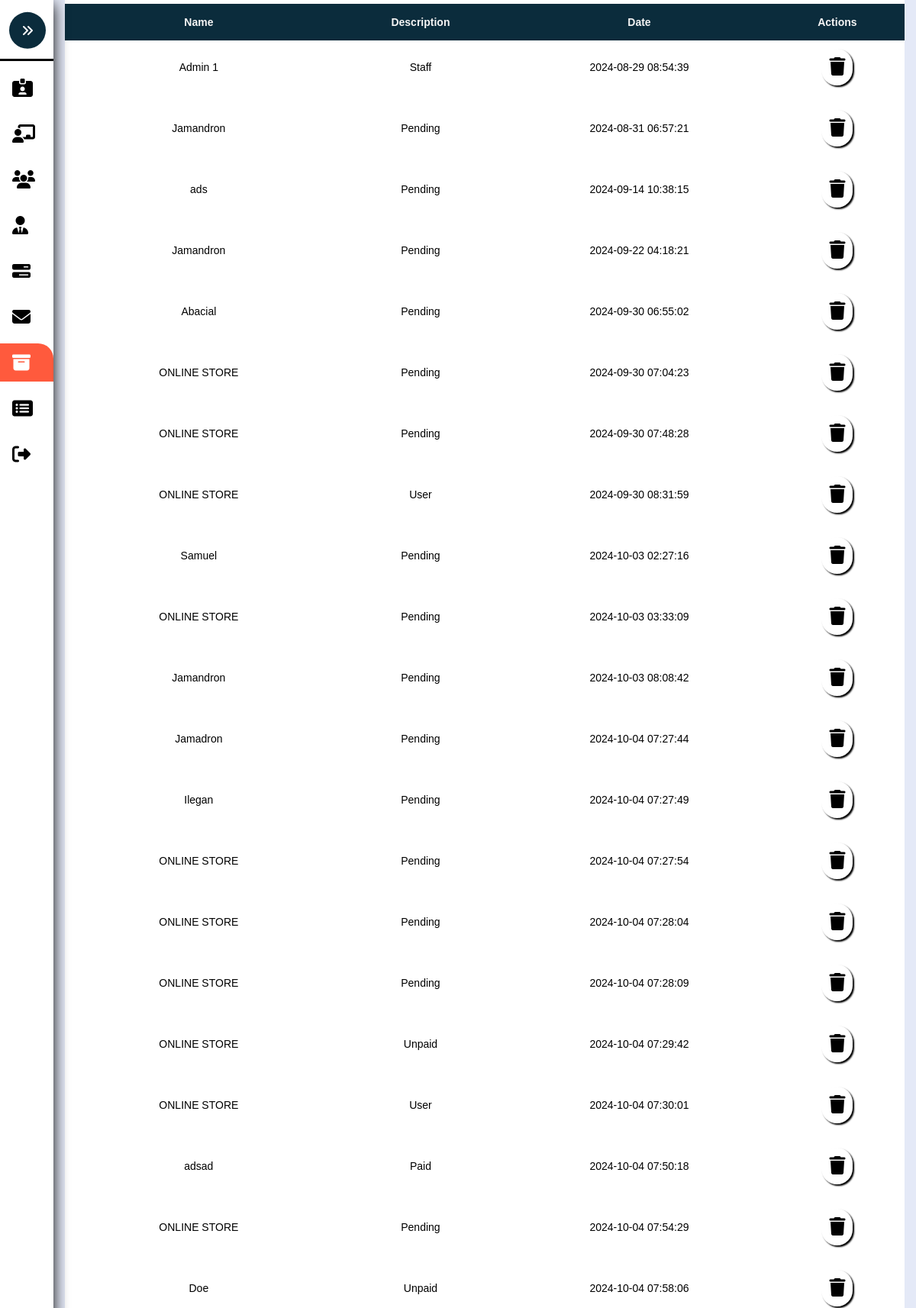
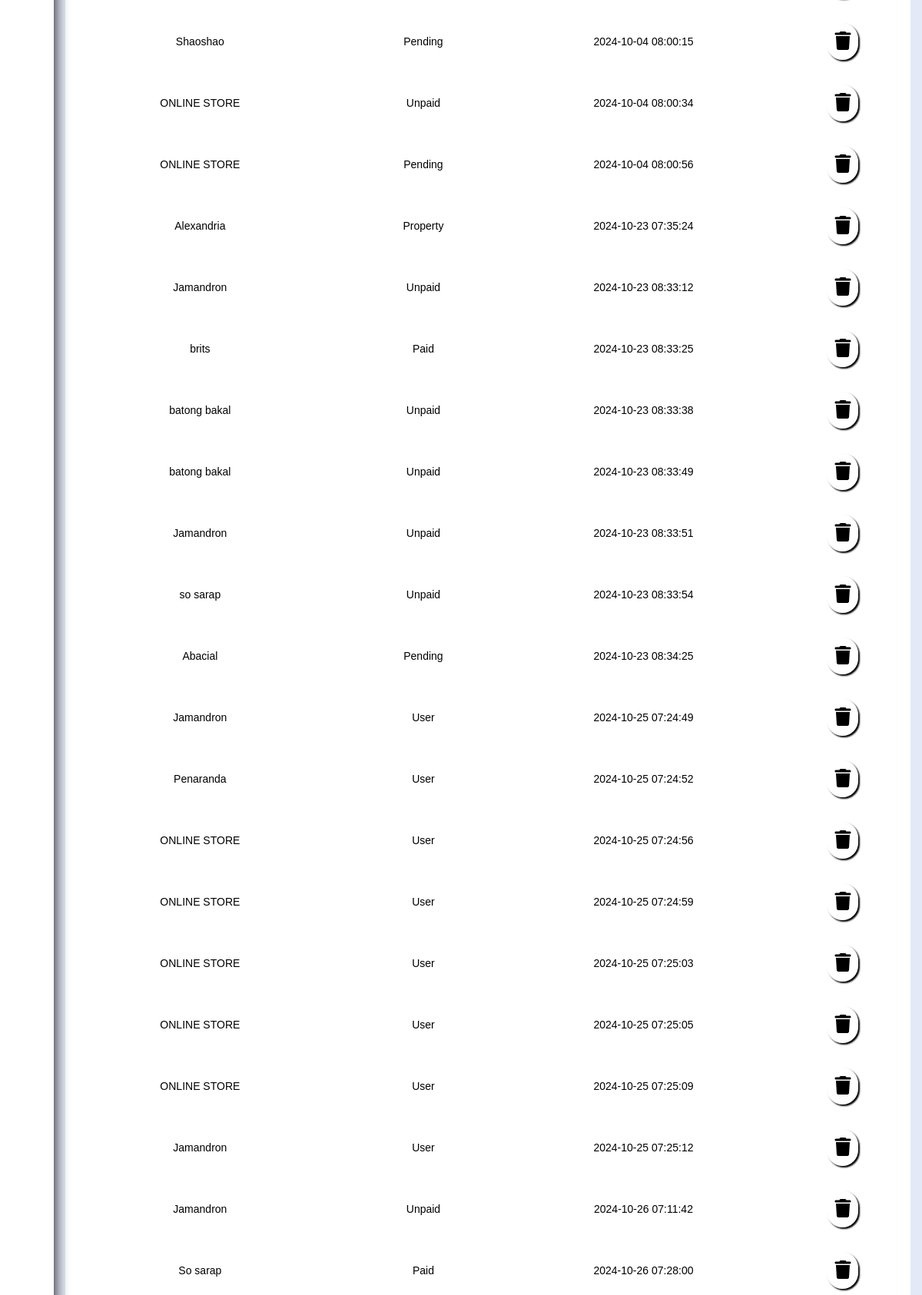
/Admin-Archieve.php (upper part), run on the app's committed database (2 pictures, top to bottom).
### tables this page shows
CREATE TABLE `archive` (
  `ArchiveID` int(8) NOT NULL,
  `Name` varchar(255) NOT NULL,
  `Description` varchar(255) NOT NULL,
  `Date` timestamp NOT NULL DEFAULT current_timestamp(),
  `UserID` int(8) NOT NULL,
  `ManagementID` int(8) NOT NULL,
  `PropertyID` int(8) NOT NULL
);

### Admin-Archieve.php (the view, shortened to what this page needs)
<?php
	include './Assets/Php/Connection.php';
?>
<!DOCTYPE html>
<html>
<head>
	<link rel="stylesheet" type="text/css" href="./Assets/Css/Admin.css?v=<?php echo time(); ?>">
</head>
<body>
	<nav class="sidebar close" id="sidebar">
		<header>
			<figure class="image-container">
			</figure>
			<button class="toggle">
				<i class="fa-solid fa-angles-right"></i>
			</button>
		</header>
		<div class="menu-bar">
			<div class="menu">
				<ul class="menu-links">
					<li class="nav-link">
						<a href="./Admin-Account.php" >
							<i class="fa-solid fa-id-card-clip"></i>
						</a>
					</li>
					<li class="nav-link">
						<a href="./Admin-Pending.php">
							<i class="fa-solid fa-chalkboard-user"></i>
						</a>
					</li>
					<li class="nav-link">
						<a href="./Admin-Users.php" class="dashboard-list-item " >
							<i class="fa-solid fa-users"></i>
						</a>
					</li>
					<li class="nav-link">
						<a href="./Admin-Management.php" class="dashboard-list-item ">
							<i class="fa-solid fa-user-tie"></i>
						</a>
					</li>
					<li class="nav-link">
						<a href="./Admin-Properties.php" class="dashboard-list-item ">
							<i class="fa-solid fa-bars-progress"></i>
						</a>
					</li>
					<li class="nav-link">
						<a href="Admin-Message.php" class="dashboard-list-item">
							<i class="fa-solid fa-envelope"></i>
						</a>
					</li>
					<li class="nav-link">
						<a href="./Admin-Archieve.php" class="dashboard-list-item active">
							<i class="fa-solid fa-box-archive"></i>
						</a>
					</li>
					<li class="nav-link">
						<a href="Admin-SoldProperties.php" class="dashboard-list-item">
							<i class="fa-solid fa-rectangle-list"></i>
						</a>
					</li>
					<li class="nav-link">
						<a href="./Assets/Php/Logout.php" class="dashboard-list-item">
							<i class="fa-solid fa-right-from-bracket"></i>
						</a>
					</li>
				</ul>
			</div>
		</div>
	</nav>
	<main class="main">
		<section class="Table-section" id="Table-Section">
			<div class="container">
				<table class="table" id="table">
					<tr>
						<th>Name</th>
						<th>Description</th>
						<th>Date</th>
						<th class="action-center">Actions</th>
					</tr>
				<?php
						if (isset($_POST['Sort-btn'])) {
							$Sortlist = $_POST['Sort-Option'];
							if($Sortlist == "Admin"){
								$sql = "SELECT * FROM archive WHERE Description = 'Admin' ";
							}elseif($Sortlist == "User"){
								$sql = "SELECT * FROM archive WHERE Description = 'User' ";
							}elseif($Sortlist == "Pending"){
								$sql = "SELECT * FROM archive WHERE Description = 'Pending' ";
								if(!$sql){
									echo "not found";
								}
							}elseif($Sortlist == "Property"){
								$sql = "SELECT * FROM archive WHERE Description = 'Property' ";
							}else{
								$sql = "SELECT * FROM archive ORDER BY Description ASC";
							}
						} else {
						    $sql = "SELECT * FROM archive ";
						}
						$rs = mysqli_query($conn, $sql);
						if ($rs) {
						    while ($row = mysqli_fetch_assoc($rs)) {
						        $ArchiveID = $row['ArchiveID'];
						        $Name = $row['Name'];
						        $Description = $row['Description'];
						        $Date = $row['Date'];
						        echo "
						        <tr>
						            <td>".$Name."</td>
						            <td>".$Description."</td>
						            <td>".$Date."</td>
						            <td class='td-action'>
						                <a href='./Assets/Php/Admin.php?deleteid=".$ArchiveID."' onclick='return DeleteConfirmation()'>
						                <i class='fa-solid fa-trash'></i>
						                </a>
						            </td>
						        </tr>
						        ";
						    }
						} else {
						    echo "<tr><td colspan='4'>No ".$sortOption." found</td></tr>";
						}
				?>
				</table>
			</div>
		</section>
	</main>
</body>
</html>

### Assets/Css/Admin.css (style rules this page uses)
:root { --dark-jungle-green: hsl(188, 63%, 7%); --prussian-blue: hsl(200, 69%, 14%); --raisin-black-1: hsl(227, 29%, 13%); --raisin-black-2: hsl(229, 17%, 19%); --yellow-green: hsl(89, 72%, 85%); --orange-soda: hsl(9,100%, 62%); --cultured-1: hsl(0, 0%, 93%); --cultured-2:hsl(192, 24%, 96%); --misty-rose: hsl(210, 100%, 97%); --alice-blue: hsl(8, 100%, 97%); --seashell: hsl(8,100%, 97%); --cadet: hsl(0, 0%, 100%); --white: hsl(0,0%, 100%); --black:hsl(0,0%,0%); --opal: hsl(180, 20%, 62%); --head-foot-bg-amaresa: rgba(255, 255, 255, 0.66); --header-bg-amaresa-shadow:0 4px 30px rgba(0, 0, 0, 0.1); --footer-bg-amaresa-shadow:0 -4px 30px rgba(0, 0, 0, 0.1); --amaresa-box-shadow: 2px 2px 2px black; --amaresa-bg:#f0f0f0; --body-color: #E4E9F7; --sidebar-color: #FFF; --sidebar-text-color: #707070; --sidebar-toggle-color: #DDD; --ff-numito-sans:"Nunito Sans", sans-serif; --ff-poppins:"Poppins", sans-serif; --fs-1: 1.875rem; --fs-2: 1.5rem; --fs-3: 1.375rem; --fs-4: 1.125rem; --fs-5: 0.875rem; --fs-6: 0.813rem; --fs-7: 0.75rem; --fw-500: 500; --fw-600: 600; --fw-700: 700; --transition:0.25s ease; --section-spacing: 100px; --shadow-1: 0 5px 20px hsla(219, 56%, 21%, 0.1); --shadow-1: 0 16px 32px hsla(188, 63%, 63%, 0.1); }
*, *::before, *::after { padding: 0; margin: 0; box-sizing: border-box; }
li { list-style: none; }
a { text-decoration: none; }
a, img, span, button, i { display: block; }
button { border:none; outline: none; background: none; font: inherit; text-align: left; cursor: pointer; }
i { pointer-events: none; }
html { font-family: var(--ff-numito-sans); scroll-behavior: smooth; }
body { background: var(--body-color); overflow-x: hidden; }
.container { padding-inline:15px; }
button, a { transition: var(--transition); }
.sidebar { position: fixed; top: 0; left: 0; box-shadow: 2px 2px 15px var(--orange-soda); border-bottom-right-radius: 30px; width: 250px; height: 100vh; background: var(--sidebar-color); transition: .5s ease; z-index: 100; }
.sidebar.close { width: 70px; box-shadow: 0 5px 20px black; }
.sidebar.close .toggle { transform: translate(-50%,-40%); background: var(--prussian-blue); }
.sidebar figure { border-bottom: 3px solid black; position: relative; }
.sidebar header { position: relative; }
.sidebar header .toggle { position: absolute; top: 30%; right:-20%; cursor: pointer; padding: 1rem; background: var(--orange-soda); color: var(--white); border-radius: 100%; display: flex; justify-content: center; align-items: center; transform: rotate(180deg) translate(40%); }
.sidebar .nav-link a { height: 50px; margin-top: 10px; display: flex; justify-content: left; align-items: center; color: black; transition:var(--transition); }
.sidebar .nav-link i { margin-inline: 1rem; font-size: var(--fs-2); }
.sidebar .nav-link .active { color: white; background: var(--orange-soda); border-top-right-radius: 20px; }
.main { position: relative; height: 100vh; left: 250px; width: calc(100% - 250px); transition: .5s ease; }
.sidebar.close ~ .main { left: 70px; width: calc(100% - 70px); }
.Table-section { max-height: 99vh; overflow-x: hidden; position: relative; }
.td-action { position: relative; transition: .3s ease; display: flex; align-items: center; gap: 1rem; justify-content: space-evenly; }
.td-action a { font-size: var(--fs-2); padding: 10px; background: var(--white); box-shadow: var(--amaresa-box-shadow); border-radius: 26px; color: black; }

### data on the page
archive: Name "Admin 1", Description "Staff", Date "2024-08-29 08:54:39"
archive: Name "Jamandron", Description "Pending", Date "2024-08-31 06:57:21"
archive: Name "ads", Description "Pending", Date "2024-09-14 10:38:15"
archive: Name "Jamandron", Description "Pending", Date "2024-09-22 04:18:21"
archive: Name "Abacial", Description "Pending", Date "2024-09-30 06:55:02"
archive: Name "ONLINE STORE", Description "Pending", Date "2024-09-30 07:04:23"
archive: Name "ONLINE STORE", Description "Pending", Date "2024-09-30 07:48:28"
archive: Name "ONLINE STORE", Description "User", Date "2024-09-30 08:31:59"
archive: Name "Samuel", Description "Pending", Date "2024-10-03 02:27:16"
archive: Name "ONLINE STORE", Description "Pending", Date "2024-10-03 03:33:09"
archive: Name "Jamandron", Description "Pending", Date "2024-10-03 08:08:42"
archive: Name "Jamadron", Description "Pending", Date "2024-10-04 07:27:44"
archive: Name "Ilegan", Description "Pending", Date "2024-10-04 07:27:49"
archive: Name "ONLINE STORE", Description "Pending", Date "2024-10-04 07:27:54"
archive: Name "ONLINE STORE", Description "Pending", Date "2024-10-04 07:28:04"
archive: Name "ONLINE STORE", Description "Pending", Date "2024-10-04 07:28:09"
archive: Name "ONLINE STORE", Description "Unpaid", Date "2024-10-04 07:29:42"
archive: Name "ONLINE STORE", Description "User", Date "2024-10-04 07:30:01"
archive: Name "adsad", Description "Paid", Date "2024-10-04 07:50:18"
archive: Name "ONLINE STORE", Description "Pending", Date "2024-10-04 07:54:29"
archive: Name "Doe", Description "Unpaid", Date "2024-10-04 07:58:06"
archive: Name "Shaoshao", Description "Pending", Date "2024-10-04 08:00:15"
archive: Name "ONLINE STORE", Description "Unpaid", Date "2024-10-04 08:00:34"
archive: Name "ONLINE STORE", Description "Pending", Date "2024-10-04 08:00:56"
archive: Name "Alexandria", Description "Property", Date "2024-10-23 07:35:24"
archive: Name "Jamandron", Description "Unpaid", Date "2024-10-23 08:33:12"
archive: Name "brits", Description "Paid", Date "2024-10-23 08:33:25"
archive: Name "batong bakal", Description "Unpaid", Date "2024-10-23 08:33:38"
archive: Name "batong bakal", Description "Unpaid", Date "2024-10-23 08:33:49"
archive: Name "Jamandron", Description "Unpaid", Date "2024-10-23 08:33:51"
archive: Name "so sarap", Description "Unpaid", Date "2024-10-23 08:33:54"
archive: Name "Abacial", Description "Pending", Date "2024-10-23 08:34:25"
archive: Name "Jamandron", Description "User", Date "2024-10-25 07:24:49"
archive: Name "Penaranda", Description "User", Date "2024-10-25 07:24:52"
archive: Name "ONLINE STORE", Description "User", Date "2024-10-25 07:24:56"
archive: Name "ONLINE STORE", Description "User", Date "2024-10-25 07:24:59"
archive: Name "ONLINE STORE", Description "User", Date "2024-10-25 07:25:03"
archive: Name "ONLINE STORE", Description "User", Date "2024-10-25 07:25:05"
archive: Name "ONLINE STORE", Description "User", Date "2024-10-25 07:25:09"
archive: Name "Jamandron", Description "User", Date "2024-10-25 07:25:12"
archive: Name "Jamandron", Description "Unpaid", Date "2024-10-26 07:11:42"
archive: Name "So sarap", Description "Paid", Date "2024-10-26 07:28:00"
